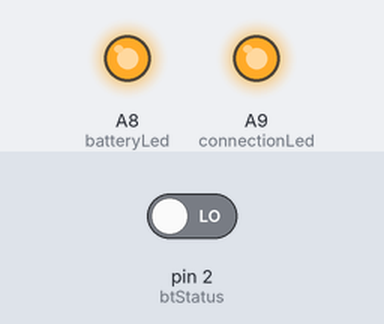
Bench run of a sketch on a simulated Teensy 3. On the bench: output pins drawn as LEDs (lit = HIGH). Dashed ring = blinking. Inputs (shaded band) come from the test bench; at power-on: pin 2 (btStatus) LOW.

Above: at 0.1 s.
At 2.25 s:
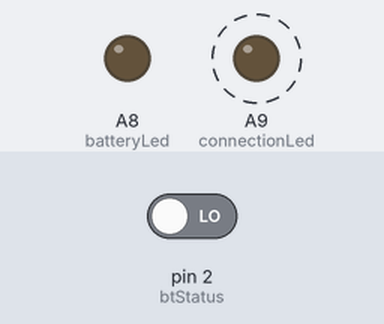
2.3 s: pin 2 (btStatus) driven HIGH
3.8 s: pin 2 (btStatus) driven LOW
At 4.3 s:
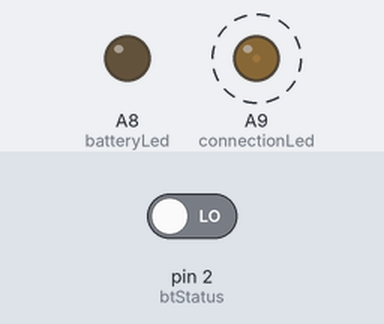
Timing chart, 0 to 12.8 s (numbered marks = the images above; inputs shaded):
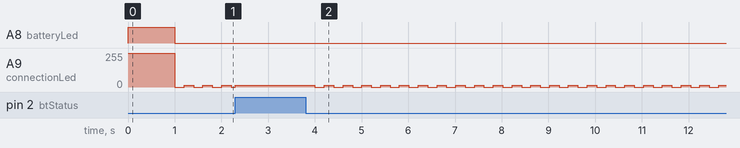

Measured:
- after the input at 3.8 s, A9 (connectionLed): alternates 12/255 for 0.20 s and 0/255 for 0.20 s, starting after 0.20 s

The sketch:

simu_buttonreader_teensy_base.ino
```cpp
/* Base (connected with USB to a PC)
   for wireless bluetooth button/shifter system using
   two Teensy 3.2 microcontrollers and 2 HC-05 bluetooth modules.

   Pinout for this base unit:
	0 serial rx
	1 serial tx
	2 bluetooth status
  22 battery warning led
  23 power /connection status led
*/

// used pin definitions
#define btStatus 2
#define batteryLed 22
#define connectionLed 23

// define led brighness here in percentage
#define LED_BRIGHTNESS 5
// for 82-120 ohm series resistor and small 3mm red/green through-hole
// led, 5 % seems fine.
#define ledOutputValue 255*LED_BRIGHTNESS/100

// some status variables
boolean batteryLow = false;
byte batteryLedStatus = 0;

boolean btConnected = false;
byte connectionLedStatus = 0;


long const int WaitIndicationInterval = 200;
elapsedMillis lastWaitIndicationUpdate;


long const int WaitBatteryInterval = 1000;
elapsedMillis lastBatteryIndicationUpdate;

void setup() {

  // I/O directions
  pinMode(btStatus, INPUT);
  pinMode(batteryLed, OUTPUT);
  pinMode(connectionLed, OUTPUT);

  // wake-up blinking

  digitalWriteFast(connectionLed, HIGH);
  digitalWriteFast(batteryLed, HIGH);
  delay(1000);
  digitalWriteFast(connectionLed, LOW);
  digitalWriteFast(batteryLed, LOW);

  // set all joystick things to known positions
  Joystick.useManualSend(true); // enable this to get simultaneous button presses if needed
  Joystick.X(512);            // "value" is from 0 to 1023
  Joystick.Y(512);            //   512 is resting position
  Joystick.Z(0);
  Joystick.Zrotate(0);
  Joystick.sliderLeft(0);
  Joystick.sliderRight(0);

  // all buttons off
  for(int i = 1; i<33; i++) {
    Joystick.button(i, 0);
  }
  Joystick.send_now();


  // start serial even without bluetooth connection
  Serial1.begin(57600); // use same baud rate as you have set your BT modules
  Serial1.flush();
  Serial1.flush(); // flush twice to make sure

  // reset these to known value
  // not needed using elapsedMillis.
  // lastWaitIndicationUpdate = millis();
  // lastBatteryIndicationUpdate = millis();
}

void loop() {
  Joystick.X(512);            // "value" is from 0 to 1023
  Joystick.Y(512);            //   512 is resting position
  Joystick.Z(0);
  Joystick.Zrotate(0);
  Joystick.sliderLeft(0);
  Joystick.sliderRight(0);
  // Check Bluetooth status
  if (digitalReadFast(btStatus)) {
    analogWrite(connectionLed, ledOutputValue);
    btConnected = true;
  } else {
    btConnected = false;
    analogWrite(batteryLed, 0); // no connection, can't say the battery is low.
    batteryLow=false;
  }

  if(btConnected) {
    if(Serial1.available()) {
      char buttons = Serial1.read();

      // check high bit
      if(!bitRead(buttons, 7)) {
        //do stuff for buttons 0-6 (joystick 1-7)
        if(bitRead(buttons, 0)) {Joystick.button(1,1);} else { Joystick.button(1,0);}
        if(bitRead(buttons, 1)) {Joystick.button(2,1);} else { Joystick.button(2,0);}
        if(bitRead(buttons, 2)) {Joystick.button(3,1);} else { Joystick.button(3,0);}
        if(bitRead(buttons, 3)) {Joystick.button(4,1);} else { Joystick.button(4,0);}
        if(bitRead(buttons, 4)) {Joystick.button(5,1);} else { Joystick.button(5,0);}
        if(bitRead(buttons, 5)) {Joystick.button(6,1);} else { Joystick.button(6,0);}
        if(bitRead(buttons, 6)) {Joystick.button(7,1);} else { Joystick.button(7,0);}
	      Joystick.send_now();

      } else {
        // do stuff for buttons 7-x (joystick 8-10)
	      // (my own system has 8 buttons + 2 shifter paddles totaling 10)
        if(bitRead(buttons, 0)) {Joystick.button(8,1);} else { Joystick.button(8,0);}
        if(bitRead(buttons, 1)) {Joystick.button(9,1);} else { Joystick.button(9,0);}
        if(bitRead(buttons, 2)) {Joystick.button(10,1);} else { Joystick.button(10,0);}

        // there are some spare bits. This uses one of them for battery status reporting.
        // get battery status
        if(bitRead(buttons, 6)) { // bit 6 && 7 are both ones when battery low
          batteryLow = true;
        } else {
          batteryLow = false;
        }
	      Joystick.send_now();
      }
    }
    // periodic battery status blinking
    runBatteryIndication();
  } else {
    // periodic bluetooth connection status
    runWaitBtIndication();
  }
}

void runWaitBtIndication() {
  if (lastWaitIndicationUpdate > WaitIndicationInterval) {
    lastWaitIndicationUpdate = 0;
    if(connectionLedStatus) {
      analogWrite(connectionLed, ledOutputValue);
    } else{
      analogWrite(connectionLed, 0);
    }
    connectionLedStatus = !connectionLedStatus;
  }
}

void runBatteryIndication() {
  if(lastBatteryIndicationUpdate > WaitBatteryInterval) {
    lastBatteryIndicationUpdate = 0;
    // blink status led at known interval when battery is low.
    if (batteryLow) {
      if(batteryLedStatus) {
        analogWrite(batteryLed, ledOutputValue);
      } else {
        analogWrite(batteryLed, 0);
      }
      batteryLedStatus = !batteryLedStatus;
    } else {
    //make sure it does not stay on!
    analogWrite(batteryLed, 0);
    }
  }
}
```
